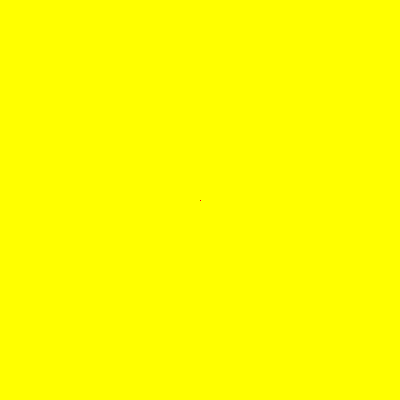
Frame 1 (no input)
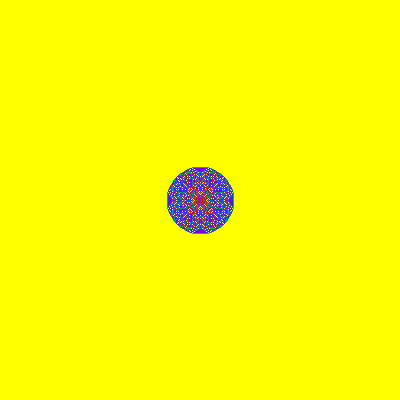
Frame 60 (no input)
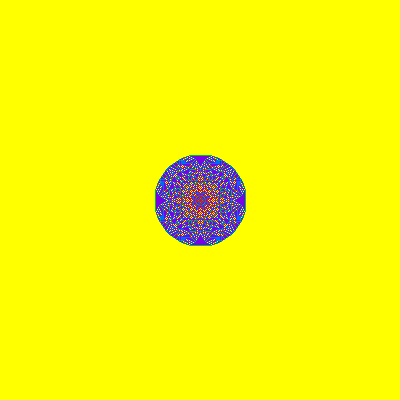
Frame 120 (the mouse pressed at the canvas centre since frame 60)

The p5.js sketch that drew these frames (run headless with seeded random() and noise() and a simulated clock; from frame 60 on, the mouse is pressed at the canvas centre):

// p5.js sketch
// ── sketch.js

// https://youtu.be/1MtEUErz7Gg
// https://en.wikipedia.org/wiki/Abelian_sandpile_model

const defaultColor = [255, 0, 0];
const colors = [
    [255, 255, 0],
    [0, 185, 63],
    [0, 104, 255],
    [122, 0, 229]
];

let sandpiles;
let nextpiles;

function setup() {
    createCanvas(400, 400);
    pixelDensity(1);
    
    sandpiles = new Array(width).fill().map(i => new Array(height).fill(0));
    nextpiles = new Array(width).fill().map(i => new Array(height).fill(0));
    sandpiles[width / 2][height / 2] = 1000000000;
    
    background(defaultColor[0], defaultColor[1], defaultColor[2]);
}

function topple() {
    for (let x = 0; x < width; x++) {
        for (let y = 0; y < height; y++) {
            nextpiles[x][y] = sandpiles[x][y];
        }
    }
    for (let x = 0; x < width; x++) {
        for (let y = 0; y < height; y++) {
            const num = sandpiles[x][y];
            if (num >= 4) {
                nextpiles[x][y] -= 4;
                if (x + 1 < width)  nextpiles[x + 1][y]++;
                if (x - 1 >= 0)     nextpiles[x - 1][y]++;
                if (y + 1 < height) nextpiles[x][y + 1]++;
                if (y - 1 >= 0)     nextpiles[x][y - 1]++;
            }
        }
    }
    
    let temp = sandpiles;
    sandpiles = nextpiles;
    nextpiles = temp;
}

function render() {
    loadPixels();
    for (let x = 0; x < width; x++) {
        for (let y = 0; y < height; y++) {
            const num = sandpiles[x][y];
            let col = defaultColor;
            if (num >= 0 && num <= 3) {
                col = colors[num];
            } 
            const pix = (x + y * width) * 4;
            pixels[pix]   = col[0];
            pixels[pix+1] = col[1];
            pixels[pix+2] = col[2];
        }
    }
    updatePixels();
}

function draw() {
    render();
    for (let i = 0; i < 100; i++) {
        topple();
    }
}
